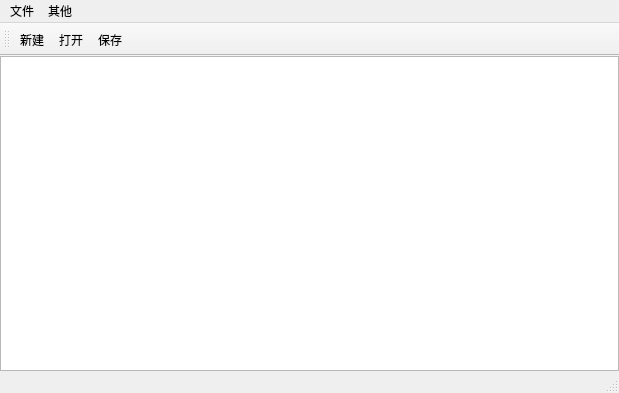
<?xml version="1.0" encoding="UTF-8"?>
<ui version="4.0">
 <class>TTest10_2AClass</class>
 <widget class="QMainWindow" name="TTest10_2AClass">
  <property name="geometry">
   <rect>
    <x>0</x>
    <y>0</y>
    <width>619</width>
    <height>393</height>
   </rect>
  </property>
  <property name="windowTitle">
   <string>TTest10_2A</string>
  </property>
  <widget class="QWidget" name="centralWidget">
   <layout class="QVBoxLayout" name="verticalLayout">
    <property name="spacing">
     <number>0</number>
    </property>
    <property name="leftMargin">
     <number>0</number>
    </property>
    <property name="topMargin">
     <number>0</number>
    </property>
    <property name="rightMargin">
     <number>0</number>
    </property>
    <property name="bottomMargin">
     <number>0</number>
    </property>
    <item>
     <widget class="QPlainTextEdit" name="txtEdit"/>
    </item>
   </layout>
  </widget>
  <widget class="QMenuBar" name="menuBar">
   <property name="geometry">
    <rect>
     <x>0</x>
     <y>0</y>
     <width>619</width>
     <height>23</height>
    </rect>
   </property>
   <widget class="QMenu" name="menu">
    <property name="title">
     <string>文件</string>
    </property>
    <addaction name="actionNew"/>
    <addaction name="actionOpen"/>
    <addaction name="actionSave"/>
    <addaction name="separator"/>
   </widget>
   <widget class="QMenu" name="menu_3">
    <property name="title">
     <string>其他</string>
    </property>
    <addaction name="actionHelp"/>
    <addaction name="actionSettings"/>
   </widget>
   <addaction name="menu"/>
   <addaction name="menu_3"/>
  </widget>
  <widget class="QToolBar" name="mainToolBar">
   <property name="iconSize">
    <size>
     <width>16</width>
     <height>16</height>
    </size>
   </property>
   <property name="toolButtonStyle">
    <enum>Qt::ToolButtonTextBesideIcon</enum>
   </property>
   <attribute name="toolBarArea">
    <enum>TopToolBarArea</enum>
   </attribute>
   <attribute name="toolBarBreak">
    <bool>false</bool>
   </attribute>
   <addaction name="actionNew"/>
   <addaction name="actionOpen"/>
   <addaction name="actionSave"/>
  </widget>
  <widget class="QStatusBar" name="statusBar"/>
  <action name="actionNew">
   <property name="icon">
    <iconset resource="TTest10_2A.qrc">
     <normaloff>:/TTest10_2A/Resources/new-file.png</normaloff>:/TTest10_2A/Resources/new-file.png</iconset>
   </property>
   <property name="text">
    <string>新建</string>
   </property>
  </action>
  <action name="actionSave">
   <property name="icon">
    <iconset resource="TTest10_2A.qrc">
     <normaloff>:/TTest10_2A/Resources/save.png</normaloff>:/TTest10_2A/Resources/save.png</iconset>
   </property>
   <property name="text">
    <string>保存</string>
   </property>
  </action>
  <action name="actionHelp">
   <property name="icon">
    <iconset resource="TTest10_2A.qrc">
     <normaloff>:/TTest10_2A/Resources/help.png</normaloff>:/TTest10_2A/Resources/help.png</iconset>
   </property>
   <property name="text">
    <string>帮助</string>
   </property>
  </action>
  <action name="actionSettings">
   <property name="icon">
    <iconset resource="TTest10_2A.qrc">
     <normaloff>:/TTest10_2A/Resources/setting.png</normaloff>:/TTest10_2A/Resources/setting.png</iconset>
   </property>
   <property name="text">
    <string>设置</string>
   </property>
  </action>
  <action name="actionOpen">
   <property name="icon">
    <iconset resource="TTest10_2A.qrc">
     <normaloff>:/TTest10_2A/Resources/open.png</normaloff>:/TTest10_2A/Resources/open.png</iconset>
   </property>
   <property name="text">
    <string>打开</string>
   </property>
  </action>
 </widget>
 <layoutdefault spacing="6" margin="11"/>
 <resources>
  <include location="TTest10_2A.qrc"/>
 </resources>
 <connections/>
</ui>
